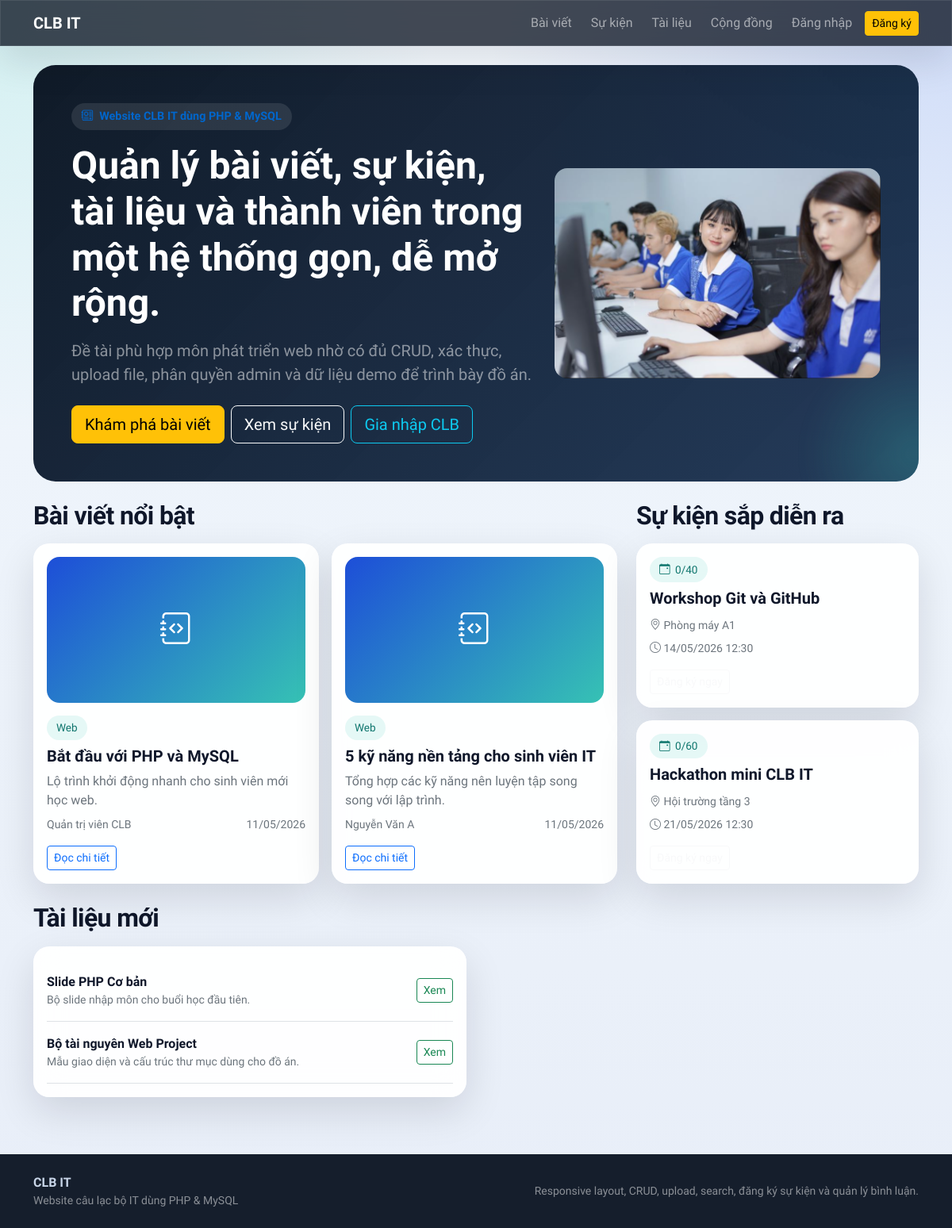
The page / on the database its author committed.
### tables this page shows
CREATE TABLE posts (
    id INT AUTO_INCREMENT PRIMARY KEY,
    title VARCHAR(255) NOT NULL,
    slug VARCHAR(255) NOT NULL UNIQUE,
    excerpt VARCHAR(300) NOT NULL,
    content LONGTEXT NOT NULL,
    image VARCHAR(255) NULL,
    category_id INT NOT NULL,
    user_id INT NOT NULL,
    status ENUM('draft', 'published') NOT NULL DEFAULT 'published',
    published_at DATETIME NULL,
    created_at TIMESTAMP DEFAULT CURRENT_TIMESTAMP,
    updated_at TIMESTAMP DEFAULT CURRENT_TIMESTAMP ON UPDATE CURRENT_TIMESTAMP,
    CONSTRAINT fk_posts_category FOREIGN KEY (category_id) REFERENCES categories(id) ON DELETE RESTRICT,
    CONSTRAINT fk_posts_user FOREIGN KEY (user_id) REFERENCES users(id) ON DELETE CASCADE,
    INDEX idx_posts_category (category_id),
    INDEX idx_posts_user (user_id),
    INDEX idx_posts_status_date (status, published_at)
);

CREATE TABLE categories (
    id INT AUTO_INCREMENT PRIMARY KEY,
    name VARCHAR(100) NOT NULL UNIQUE,
    slug VARCHAR(120) NOT NULL UNIQUE,
    created_at TIMESTAMP DEFAULT CURRENT_TIMESTAMP,
    updated_at TIMESTAMP DEFAULT CURRENT_TIMESTAMP ON UPDATE CURRENT_TIMESTAMP
);

CREATE TABLE users (
    id INT AUTO_INCREMENT PRIMARY KEY,
    fullname VARCHAR(100) NOT NULL,
    email VARCHAR(120) NOT NULL UNIQUE,
    password VARCHAR(255) NOT NULL,
    avatar VARCHAR(255) NULL,
    bio TEXT NULL,
    skills VARCHAR(255) NULL,
    role ENUM('admin', 'member') NOT NULL DEFAULT 'member',
    status ENUM('active', 'locked') NOT NULL DEFAULT 'active',
    created_at TIMESTAMP DEFAULT CURRENT_TIMESTAMP,
    updated_at TIMESTAMP DEFAULT CURRENT_TIMESTAMP ON UPDATE CURRENT_TIMESTAMP,
    INDEX idx_users_role_status (role, status)
);

CREATE TABLE events (
    id INT AUTO_INCREMENT PRIMARY KEY,
    event_name VARCHAR(255) NOT NULL,
    slug VARCHAR(255) NOT NULL UNIQUE,
    description TEXT NOT NULL,
    location VARCHAR(255) NOT NULL,
    start_date DATETIME NOT NULL,
    end_date DATETIME NULL,
    max_member INT NOT NULL DEFAULT 0,
    status ENUM('draft', 'published', 'archived') NOT NULL DEFAULT 'published',
    created_by INT NOT NULL,
    created_at TIMESTAMP DEFAULT CURRENT_TIMESTAMP,
    updated_at TIMESTAMP DEFAULT CURRENT_TIMESTAMP ON UPDATE CURRENT_TIMESTAMP,
    CONSTRAINT fk_events_user FOREIGN KEY (created_by) REFERENCES users(id) ON DELETE CASCADE,
    INDEX idx_events_status_date (status, start_date)
);

CREATE TABLE documents (
    id INT AUTO_INCREMENT PRIMARY KEY,
    title VARCHAR(255) NOT NULL,
    description TEXT NULL,
    file_path VARCHAR(255) NOT NULL,
    file_type ENUM('pdf', 'zip', 'doc', 'other') NOT NULL DEFAULT 'pdf',
    uploaded_by INT NOT NULL,
    created_at TIMESTAMP DEFAULT CURRENT_TIMESTAMP,
    updated_at TIMESTAMP DEFAULT CURRENT_TIMESTAMP ON UPDATE CURRENT_TIMESTAMP,
    CONSTRAINT fk_documents_user FOREIGN KEY (uploaded_by) REFERENCES users(id) ON DELETE CASCADE,
    INDEX idx_documents_type (file_type),
    INDEX idx_documents_user (uploaded_by)
);

### includes/functions.php (called while the page is built, shortened)
<?php
function e(?string $value): string
{
    return htmlspecialchars((string) $value, ENT_QUOTES, 'UTF-8');
}
function current_user_row(): ?array
{
    if (!isset($_SESSION['user']['id'])) {
        return null;
    }
    $stmt = db()->prepare('SELECT * FROM users WHERE id = :id LIMIT 1');
    $stmt->execute(['id' => (int) $_SESSION['user']['id']]);
    $user = $stmt->fetch();
    return $user;
}
function is_logged_in(): bool
{
    return current_user_row() !== null;
}
function format_datetime(?string $value): string
{
    return date('d/m/Y H:i', strtotime($value));
}
function format_date(?string $value): string
{
    return date('d/m/Y', strtotime($value));
}
function short_text(?string $value, int $limit = 140): string
{
    $value = trim((string) $value);
    if (mb_strlen($value) <= $limit) {
        return $value;
    }
    return mb_substr($value, 0, $limit - 3) . '...';
}

### config/database.php (called while the page is built, shortened)
<?php
function db(): PDO
{
    static $pdo = null;
    if ($pdo instanceof PDO) {
        return $pdo;
    }
    $dsn = 'mysql:host=' . DB_HOST . ';dbname=' . DB_NAME . ';charset=utf8mb4';
    $pdo = new PDO($dsn, DB_USER, DB_PASS, [
        PDO::ATTR_ERRMODE => PDO::ERRMODE_EXCEPTION,
        PDO::ATTR_DEFAULT_FETCH_MODE => PDO::FETCH_ASSOC,
        PDO::ATTR_EMULATE_PREPARES => false,
    ]);
    return $pdo;
}

### index.php (the view, shortened to what this page needs)
<?php
require_once __DIR__ . '/config/database.php';
require_once __DIR__ . '/includes/functions.php';
$featuredPosts = db()->query("SELECT p.id, p.title, p.excerpt, p.image, p.published_at, c.name AS category_name, u.fullname AS author_name FROM posts p INNER JOIN categories c ON c.id = p.category_id INNER JOIN users u ON u.id = p.user_id WHERE p.status = 'published' ORDER BY COALESCE(p.published_at, p.created_at) DESC LIMIT 3")->fetchAll();
$upcomingEvents = db()->query("SELECT e.*, COUNT(er.id) AS registered_count FROM events e LEFT JOIN event_registrations er ON er.event_id = e.id WHERE e.status = 'published' GROUP BY e.id ORDER BY e.start_date ASC LIMIT 3")->fetchAll();
$latestDocuments = db()->query("SELECT id, title, description, file_path, file_type FROM documents ORDER BY created_at DESC LIMIT 3")->fetchAll();
require_once __DIR__ . '/includes/header.php';
?>
<section class="clubit-hero mb-4">
    <div class="row align-items-center g-4 position-relative">
        <div class="col-lg-7">
            <div class="hero-kicker mb-3"><i class="bi bi-motherboard"></i> Website CLB IT dùng PHP & MySQL</div>
            <h1 class="display-5 fw-bold mb-3">Quản lý bài viết, sự kiện, tài liệu và thành viên trong một hệ thống gọn, dễ mở rộng.</h1>
            <p class="lead text-white-50 mb-4">Đề tài phù hợp môn phát triển web nhờ có đủ CRUD, xác thực, upload file, phân quyền admin và dữ liệu demo để trình bày đồ án.</p>
            <div class="d-flex flex-wrap gap-2">
                <a href="<?php echo e(BASE_URL); ?>/posts.php" class="btn btn-warning btn-lg">Khám phá bài viết</a>
                <a href="<?php echo e(BASE_URL); ?>/events.php" class="btn btn-outline-light btn-lg">Xem sự kiện</a>
                <?php if (!is_logged_in()): ?>
                    <a href="<?php echo e(BASE_URL); ?>/register.php" class="btn btn-outline-info btn-lg">Gia nhập CLB</a>
                <?php endif; ?>
            </div>
        </div>
        <div class="col-lg-5">
            <img src="./assets/images/pic.png" class="rounded-4" style="width: 100%; height: auto; display: block;" alt="CLB IT">
        </div>
    </div>
</section>
<div class="row g-4 mb-4">
    <div class="col-lg-8">
        <h2 class="section-title mb-3">Bài viết nổi bật</h2>
        <div class="row g-3">
            <?php foreach ($featuredPosts as $post): ?>
                <div class="col-md-6">
                    <div class="clubit-card h-100 p-3 card-hover">
                        <?php if (!empty($post['image'])): ?>
                            <img src="<?php echo e(UPLOAD_URL . '/' . $post['image']); ?>" class="card-media mb-3" alt="<?php echo e($post['title']); ?>">
                        <?php else: ?>
                            <div class="card-media mb-3 d-flex align-items-center justify-content-center text-white"><i class="bi bi-journal-code fs-1"></i></div>
                        <?php endif; ?>
                        <span class="soft-badge mb-2"><?php echo e($post['category_name']); ?></span>
                        <h5 class="fw-bold"><?php echo e($post['title']); ?></h5>
                        <p class="text-secondary mb-2"><?php echo e(short_text($post['excerpt'], 120)); ?></p>
                        <div class="small text-secondary d-flex justify-content-between gap-2">
                            <span><?php echo e($post['author_name']); ?></span>
                            <span><?php echo e(format_date($post['published_at'])); ?></span>
                        </div>
                        <a href="<?php echo e(BASE_URL); ?>/post.php?id=<?php echo (int) $post['id']; ?>" class="btn btn-outline-primary btn-sm mt-3">Đọc chi tiết</a>
                    </div>
                </div>
            <?php endforeach; ?>
        </div>
    </div>
    <div class="col-lg-4">
        <h2 class="section-title mb-3">Sự kiện sắp diễn ra</h2>
        <div class="d-grid gap-3">
            <?php foreach ($upcomingEvents as $event): ?>
                <div class="clubit-card p-3 card-hover">
                    <div class="d-flex justify-content-between align-items-start gap-2 mb-2">
                        <div>
                            <div class="soft-badge mb-2"><i class="bi bi-calendar-event"></i> <?php echo e((string) $event['registered_count']); ?>/<?php echo e((string) $event['max_member']); ?></div>
                            <h5 class="fw-bold mb-1"><?php echo e($event['event_name']); ?></h5>
                        </div>
                    </div>
                    <div class="text-secondary small mb-2"><i class="bi bi-geo-alt"></i> <?php echo e($event['location']); ?></div>
                    <div class="text-secondary small mb-3"><i class="bi bi-clock"></i> <?php echo e(format_datetime($event['start_date'])); ?></div>
                    <a href="<?php echo e(BASE_URL); ?>/event.php?id=<?php echo (int) $event['id']; ?>" class="btn btn-outline-light btn-sm">Đăng ký ngay</a>
                </div>
            <?php endforeach; ?>
        </div>
    </div>
</div>
<div class="row g-4">
    <div class="col-lg-6">
        <h2 class="section-title mb-3">Tài liệu mới</h2>
        <div class="clubit-card p-3">
            <?php foreach ($latestDocuments as $document): ?>
                <div class="d-flex justify-content-between align-items-center border-bottom py-3">
                    <div>
                        <div class="fw-semibold"><?php echo e($document['title']); ?></div>
                        <div class="text-secondary small"><?php echo e(short_text($document['description'], 100)); ?></div>
                    </div>
                    <a href="<?php echo e(BASE_URL); ?>/documents.php#doc-<?php echo (int) $document['id']; ?>" class="btn btn-outline-success btn-sm">Xem</a>
                </div>
            <?php endforeach; ?>
        </div>
    </div>
</div>
<?php require_once __DIR__ . '/includes/footer.php'; ?>

### rows shown on the page
posts: category.name "Web", title "Bắt đầu với PHP và MySQL", excerpt "Lộ trình khởi động nhanh cho sinh viên mới học web.", user.fullname "Quản trị viên CLB", published_at "11/05/2026"
posts: category.name "Web", title "5 kỹ năng nền tảng cho sinh viên IT", excerpt "Tổng hợp các kỹ năng nên luyện tập song song với lập trình.", user.fullname "Nguyễn Văn A", published_at "11/05/2026"
events: registered_count "0", max_member "40", event_name "Workshop Git và GitHub", location "Phòng máy A1", start_date "14/05/2026 12:30"
events: registered_count "0", max_member "60", event_name "Hackathon mini CLB IT", location "Hội trường tầng 3", start_date "21/05/2026 12:30"
documents: title "Slide PHP Cơ bản", description "Bộ slide nhập môn cho buổi học đầu tiên."
documents: title "Bộ tài nguyên Web Project", description "Mẫu giao diện và cấu trúc thư mục dùng cho đồ án."

### other values the page prints
APP_NAME "CLB IT"
